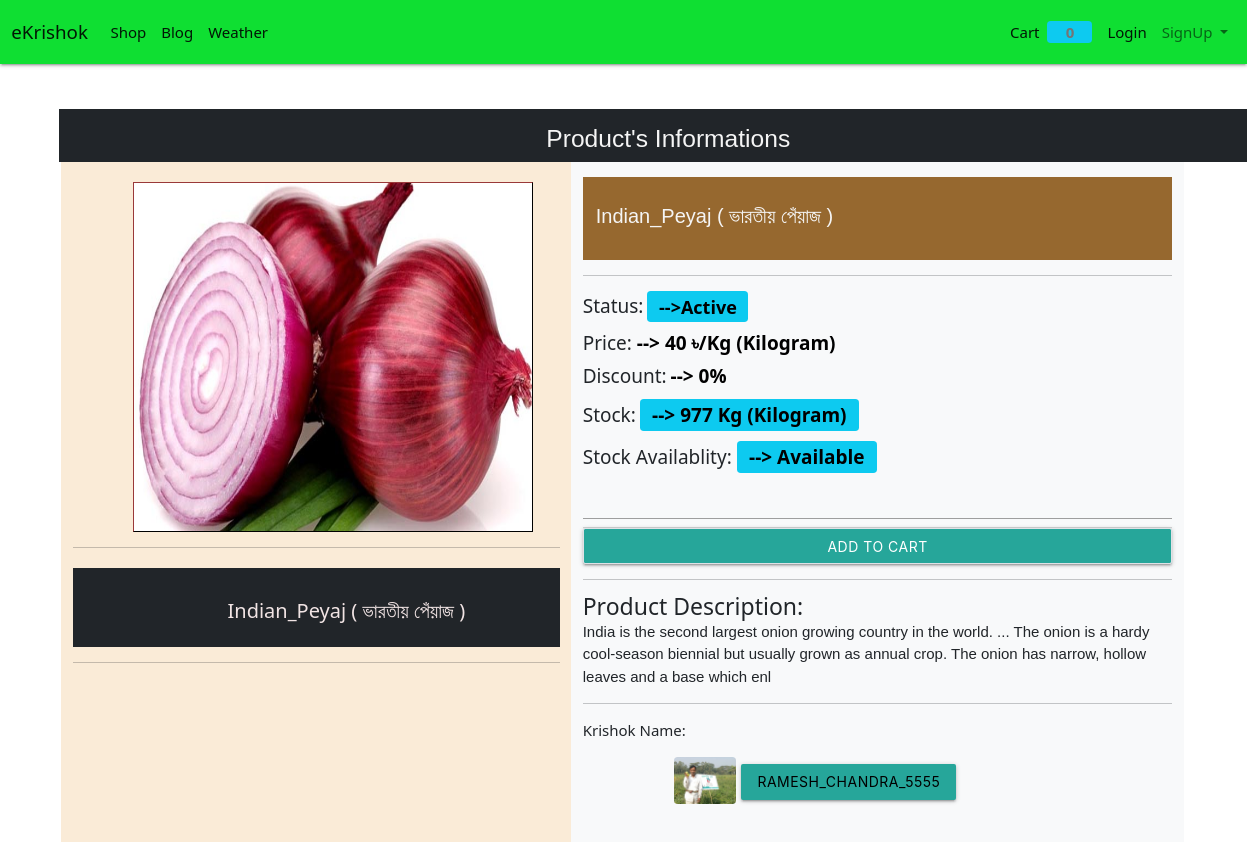
/viewPro/10, run on an earlier commit of the app's database.
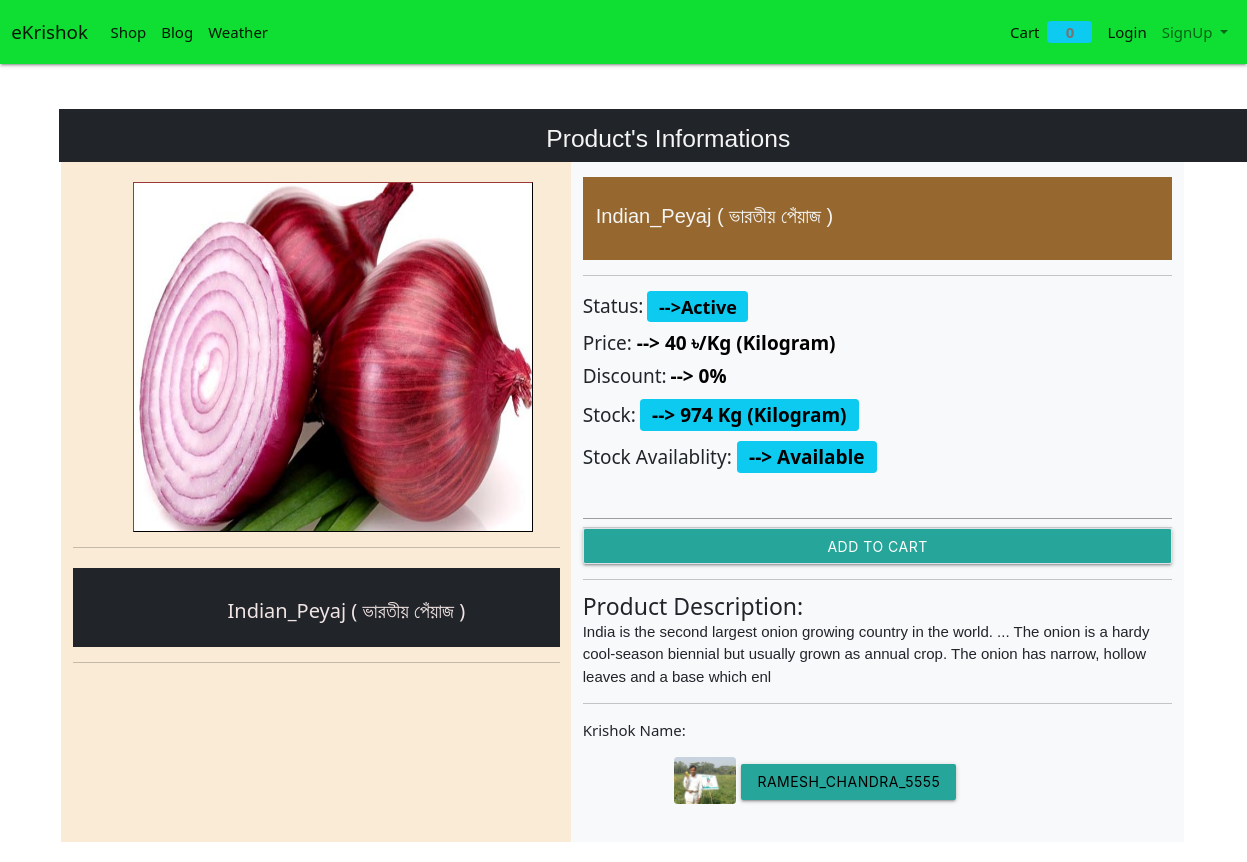
And on a later commit of the database.
### Store/models/products.py (models this page shows, shortened)
class Product(models.Model):
    name = models.CharField(max_length=50)
    category = models.ForeignKey(Category, on_delete=models.CASCADE,  default=1)
    unit= models.ForeignKey(Unit_Type, on_delete=models.CASCADE,  default='kg')
    Unit_price = models.IntegerField(default=0)
    quantity = models.IntegerField(default=0)
    description = models.CharField(max_length=200, default='', null=True, blank=True)
    image = models.ImageField(upload_to = 'upload/productsImg/')
    krishok = models.ForeignKey(User, limit_choices_to= { 'groups__name': 'Farmer'}, on_delete=models.CASCADE, default=1)

### Store/models/unit_type.py (models this page shows)
class Unit_Type(models.Model):
    unit_name = models.CharField(max_length=50)
    def __str__(self):
        return self.unit_name

### Store/models/userprofile.py (models this page shows, shortened)
class UserProfile(models.Model):
    user = models.OneToOneField(User, on_delete=models.CASCADE, related_name='userprofile')
    address = models.TextField(max_length=300, blank=True, default='')
    national_id_no = models.CharField(max_length=50)
    phone = models.CharField(max_length=20)
    image = models.FileField(default = 'upload/pkrishokImage/blank.png', upload_to = 'upload/pkrishokImage/', blank=True)
    national_id = models.FileField(default= 'upload/IDImage/blank.png',upload_to = 'upload/IDImage/', blank=True)

### Store/views.py (the view)
# urls.py: path('viewPro/<int:pk>', ViewProduct.as_view(), name='productDetails'),
class ViewProduct(DetailView):
    queryset = Product.objects.all()
    products = Product.get_all_products()
    template_name = 'store/pro_details.html'

### Store/templatetags/custom_filter.py (called while the page is built)
@register.filter(name="currency")
def currency(price):
    return str(price)+" ৳"

@register.filter(name="available")
def available(number):
    if number == 1:
        return ' Only "1" product is available on stock'
    elif number==2:
        return ' Only "2" are available on stock'
    elif number == 3:
        return 'Only "3" products are available on stock'
    elif number > 3:
        return "Available"
    else:
        return 'Not Available'

### Store/templates/store/pro_details.html (shortened to what the changed rows need)
{% extends 'store/base.html' %}
{% block content %}
{% load cart %}
{% load custom_filter %}
<div class="container-fluid  mt-3">
    <div class="row mx-auto" style="margin-left: 40px;">
        <div class="col-5 col-lg-5 col-sm-12  "  style="background-color: antiquewhite; margin-left: 50px;">
           <div class="col-lg-12" style="width: 400px; height: 350px;  margin-left: 60px; border: 1px solid rgb(70, 26, 26); margin-top:20px ; border-style: outset;">
            <img src="{{object.image.url}}" alt="Image" style="width: 398px; height: 348px; ">
           </div>
            <div class="col-lg-12 bg-dark p-3" style="margin-top: 20px;">
                <h5 style="font-size: 20px;  margin-left: 140px;  color: rgb(241, 228, 228);">{{object.name}}</h5>
            </div>
        </div>
        <div class="col-8 col-lg-8 col-sm-12 bg-light " style="height: 680px;  width: 50%; ">
            <div class="col-lg-12 mt-3" style="background-color: rgb(150, 104, 47); padding: 14px;" >
                <p style="font-size: 20px; font-family: Verdana, Geneva, Tahoma, sans-serif; margin-left: -1px; color: whitesmoke; margin-top: 10px;" >{{object.name}}</p>
            </div>
            <ul style="list-style: none; ">
                <li style="margin-top:10px;">
                    <strong style="font-size: 19px;">Price: </strong>
                    <b class=""style="  font-size: 19px; color: black;">
                    --> {{object.Unit_price|currency}}/{{object.unit}}
                    </b>
                </li>
                <li style="margin-top:10px;">
                    <strong style="font-size: 19px;">Stock:</strong>
                    <b class="badge bg-info" style="color: black; font-size: 19px;">
                    --> {{object.quantity}} {{object.unit}}
                    </b>
                </li>
                <li style="margin-top:10px;"><strong style="font-size: 19px;">Stock Availablity: </strong><b class="badge bg-info" style="color: black; font-size: 19px;">--> {{object.quantity|available}}</b></li>
                <li>
                <strong style="font-size: 23px;">Product Description: </strong>
                    <p style="font-family: sans-serif;"> {{object.description}}
                    </p>
                </li>
                <li><strong>Krishok Name: </strong>
                    <div class="row mt-3">
                        <div class="col-lg-3  ">
                            <img src="{{object.krishok.userprofile.image.url}}" alt="picture" style="max-height:50px; max-width:50%;  margin-left: 80px;" class="rounded ">
                        </div>
                        <div class="col-lg-8">
                        <form action="" method="POST">
                                <button type="submit" class="btn btn-outline-info mt-2">
                                    <a href="{% url 'farmerDetails' object.krishok.id %}" style="color: black;">{{object.krishok.username}}</a>
                                </button>
                            </form>
                        </div>
                    </div>
                </li>
            </ul>
        </div>
        </div>
    </div>
{% endblock %}

What changed in the data, as far as the page shows it:
changed Product "Indian_Peyaj ( ভারতীয় পেঁয়াজ )": quantity "977" → "974"
